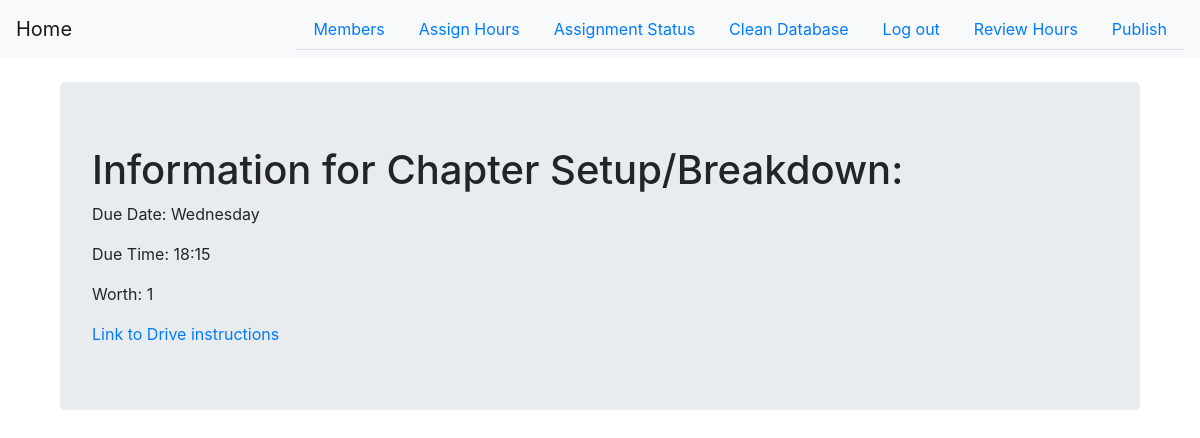
Page /task/1 (signed in) on the committed database.
### app.py (models this page shows, shortened)
class CleanupHour(db.Model):
    id = db.Column(db.Integer, primary_key=True)
    name = db.Column(db.Text)
    task_id = db.Column(db.Integer)
    day = db.Column(db.Text)
    due_time = db.Column(db.Text)
    worth = db.Column(db.Integer)
    difficulty = db.Column(db.Integer)
    link = db.Column(db.Text)

### app.py (the view)
@app.route('/task/<identifier>')
@login_required
def task_page(identifier):
    task = CleanupHour.query.get(identifier)
    return render_template('task_page.html', task=task)

### app.py (called while the page is built)
@login_manager.user_loader
def load_user(user_id):
    return User.query.get(user_id)

### templates/task_page.html
{% extends "base.html" %}
{% block content %}
    <br>
    <div class="jumbotron" style="margin-right: 5%; margin-left: 5%">
        <h1>Information for {{ task.name }}:</h1>
        <p>Due Date: {{ task.day}}</p>
        <p>Due Time: {{ task.due_time }}</p>
        <p>Worth: {{ task.worth }}</p>
        <a href="{{ task.link }}">Link to Drive instructions</a>
    </div>
{% endblock %}

### rows in the picture
CleanupHour: name "Chapter Setup/Breakdown", day "Wednesday", due_time "18:15", worth "1"
